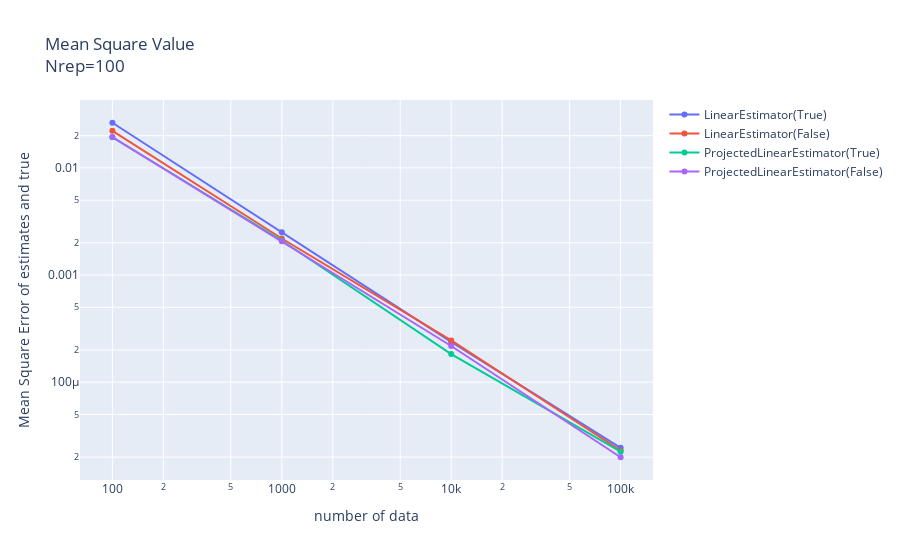

The notebook cell saved with this chart:
### Code cell
mses_affine, stds_affine, comp_time_affine = data_analysis.convert_to_series(param_affine_est_linear, true_object)
mses_linear, stds_linear, comp_time_linear = data_analysis.convert_to_series(param_linear_est_linear, true_object)
mses_pj_true, stds_pj_true, _ = data_analysis.convert_to_series(p_param_affine_est_linear, true_object)
mses_pj_false, stds_pj_false, _ = data_analysis.convert_to_series(p_param_linear_est_linear, true_object)

print(f"r=1")
title = f"Mean Square Value<br>Nrep={iterations}"
mses_list = [mses_affine, mses_linear, mses_pj_true, mses_pj_false]
name_list = ["LinearEstimator(True)", "LinearEstimator(False)", "ProjectedLinearEstimator(True)", "ProjectedLinearEstimator(False)"]

data_analysis.show_mses(num_data=num_data, mses=mses_list,
          names=name_list, title=title)

### Figure 1 — Plotly figure (JSON) as saved in the notebook; plotly's stock layout.template omitted (floating-point values rounded to 4 significant figures)
{"data": [{"mode": "lines+markers", "name": "LinearEstimator(True)", "type": "scatter", "x": [100, 1000, 10000, 100000], "y": [0.02641, 0.002516, 0.0002381, 2.444e-05]}, {"mode": "lines+markers", "name": "LinearEstimator(False)", "type": "scatter", "x": [100, 1000, 10000, 100000], "y": [0.0222, 0.002195, 0.0002455, 2.306e-05]}, {"mode": "lines+markers", "name": "ProjectedLinearEstimator(True)", "type": "scatter", "x": [100, 1000, 10000, 100000], "y": [0.01935, 0.002102, 0.0001832, 2.246e-05]}, {"mode": "lines+markers", "name": "ProjectedLinearEstimator(False)", "type": "scatter", "x": [100, 1000, 10000, 100000], "y": [0.01939, 0.002067, 0.0002177, 1.994e-05]}], "layout": {"title": {"text": "Mean Square Value<br>Nrep=100"}, "xaxis": {"title": {"text": "number of data"}, "type": "log"}, "yaxis": {"title": {"text": "Mean Square Error of estimates and true"}, "type": "log"}}}
